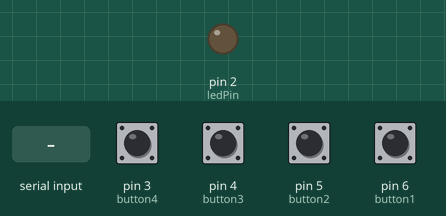
This sketch was run on a simulated Arduino Uno, built with avr-gcc and run on an emulated ATmega328P. Parts: output pins drawn as LEDs (lit = HIGH). Inputs (shaded band) come from the test bench; at power-on: pin 3 (button4), pin 4 (button3), pin 5 (button2), pin 6 (button1) HIGH. What the sketch prints to the serial monitor is not drawn.

Above: at 1.2 s.
1.3 s: "1" received over Serial
At 2.4 s:
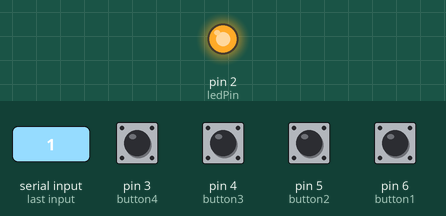
2.8 s: pin 3 (button4) pulled LOW for 0.15 s
4.4 s: pin 4 (button3) pulled LOW for 0.15 s
6.0 s: pin 5 (button2) pulled LOW for 0.15 s
7.6 s: pin 6 (button1) pulled LOW for 0.15 s
9.2 s: pin 3 (button4) pulled LOW for 1 s
Timing chart, 0 to 12.2 s (numbered marks = the images above; inputs shaded):
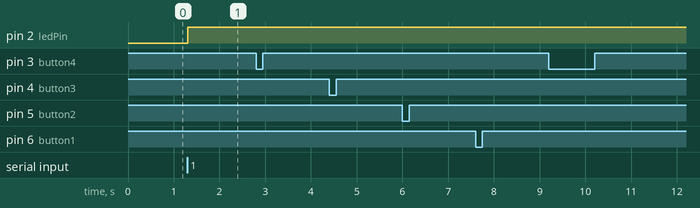

Measured:
- after the input at 1.3 s, pin 2 (ledPin): LOW → HIGH at once
- after the input at 2.8 s, every drawn part: stays the same
- after the input at 4.4 s, every drawn part: stays the same
- after the input at 6.0 s, every drawn part: stays the same
- after the input at 7.6 s, every drawn part: stays the same
- after the input at 9.2 s, every drawn part: stays the same

The sketch:

pushButtons.ino
```cpp
// FOR ARDUINO
// sisixiyu x harshikajain

int button1 = 6;
int button2 = 5;
int button3 = 4;
int button4 = 3;
int ledPin = 2;
int potPin = A1;
// int potOutput;

void setup() {
  pinMode(ledPin, OUTPUT);
  pinMode(button1, INPUT_PULLUP);
  pinMode(button2, INPUT_PULLUP);
  pinMode(button3, INPUT_PULLUP);
  pinMode(button4, INPUT_PULLUP);

  Serial.begin(9600);
}

void loop() {
  int bReading1 = digitalRead(button1);
  int bReading2 = digitalRead(button2);
  int bReading3 = digitalRead(button3);
  int bReading4 = digitalRead(button4);
//   potOutput = analogRead(potPin);

//  int mappedOutput = map(potOutput, 0, 1023, 0, 255); //map the output

  // the purpose here is to send discrete values out to processing to pick
  // it up and then execute accordingly

  if (bReading1 == LOW){
    Serial.write (1);
  }

   if (bReading2 == LOW){
    Serial.write (2);
  }

   if (bReading3 == LOW){
    Serial.write (3);
  }

   if (bReading4 == LOW){
    Serial.write (4);
  }


  if (Serial.available ( ) > 0) { // Checking if the Processing IDE has send a value or not
    char state = Serial.read ( ); // Reading the data received and saving in the state variable

    if (state == '1') { // If received data is '1', then turn on LED
      digitalWrite (ledPin, HIGH);
    }
    if (state == '0') { // If received data is '0', then turn off led
      digitalWrite (ledPin, LOW);
    }
  }
  delay(50);
}
```
